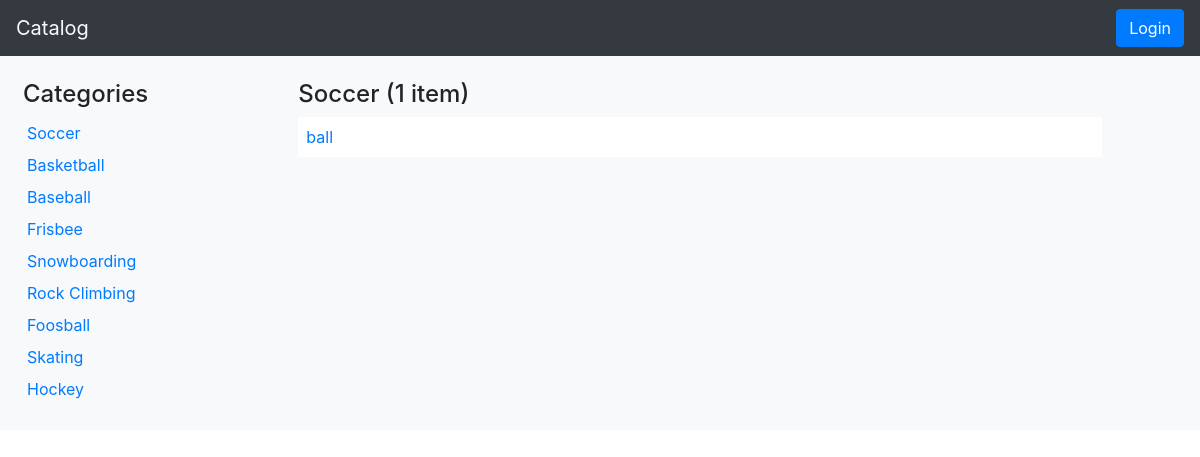
The page /catalog/1/items on the database its author committed.
### models.py (models this page shows, shortened)
class Category(Base):
    __tablename__ = 'category'
    id = Column(Integer, primary_key=True)
    name = Column(String, nullable=False)

class Item(Base):
    __tablename__ = 'item'
    id = Column(Integer, primary_key=True)
    title = Column(String, nullable=False)
    description = Column(String)
    cat_id = Column(Integer, ForeignKey('category.id'))
    category = relationship(Category)
    user_id = Column(Integer, ForeignKey('user.id'))
    user = relationship(User)

### catalogApp.py (the view)
@app.route("/catalog/<int:category_id>/items")
def showItems(category_id):
    categories = controller.getCategories()
    items = controller.getItems(category_id)
    items_count = controller.countItems(category_id)
    category = controller.getCategory(category_id)
    category_name = category.name
    return render_template('catalog.html', categories=categories,
                           items=items, category=category_name,
                           count=items_count)

### controller.py (called while the page is built)
def getCategories():
    return session.query(Category).all()

def getCategory(cat_id):
    return session.query(Category).filter_by(id=cat_id).one()

def getItems(cat_id):
    return session.query(Item).filter_by(cat_id=cat_id).all()

def countItems(cat_id):
    return session.query(Item).filter_by(cat_id=cat_id).count()

### templates/catalog.html (shortened to what this page needs)
<!DOCTYPE html>
<html lang="en">
<head>
  <link rel="stylesheet" href="https://stackpath.bootstrapcdn.com/bootstrap/4.1.3/css/bootstrap.min.css">
  <link rel="stylesheet" type="text/css" href="{{url_for('static', filename="style.css")}}">
</head>
<body>
  <header class="navbar sticky-top bg-dark">
    <a class="navbar-brand mr-0 text-light" href="{{url_for('showCatalog')}}">Catalog</a>
    <form class="form-inline" action="{{url_for('showLogin')}}" method='GET'>
      <button class="btn btn-primary"  type="submit">Login</button>
    </form>
  </header>
  <div class="container-fluid bg-light" id="categories">
    <div class="row">
      <div class="col-2">
        <nav class="nav flex-column pt-4 pl-2" role="navigation">
          <h4>Categories</h4>
          {% for category in categories %}
          <div class="nav-item p-1">
              <a href="{{url_for('showItems', category_id=category.id)}}">{{category.name}}</a>
          </div>
          {% endfor %}
        </nav>
      </div>
      <div class="col pt-4">
        <main class="row">
          <div class="col-1">
          </div>
          <div class="col">
            {% if category=="" %}
              <h4>Last Items</h4>
            {% else %}
              {% if count==1 %}
                <h4>{{category}} ({{count}} item)</h4>
              {% else %}
                <h4>{{category}} ({{count}} items)</h4>
              {% endif %}
            {% endif %}
            {% for item in items %}
            <div class="bg-white p-2">
                <a href="{{url_for('showItem', category_id=item.cat_id, item_id=item.id)}}">
                  {% if category=="" %}
                    {{item.title}} ({{item.category.name}})
                  {% else %}
                    {{item.title}}
                  {% endif %}
                </a>
            </div>
            {% endfor %}
          </div>
          <div class="col-1"></div>
        </main>
      </div>
    </div>
    <div class="row">
      <div class="col">
        <div class="bottom_space">
        </div>
      </div>
    </div>
  </div>
</body>
</html>

### static/style.css (style rules this page uses)
.bottom_space { height: 25px; }

### rows shown on the page
Category: name "Soccer"
Category: name "Basketball"
Category: name "Baseball"
Category: name "Frisbee"
Category: name "Snowboarding"
Category: name "Rock Climbing"
Category: name "Foosball"
Category: name "Skating"
Category: name "Hockey"
Item: title "ball"

### other values the page prints
{{ count }} "1"
